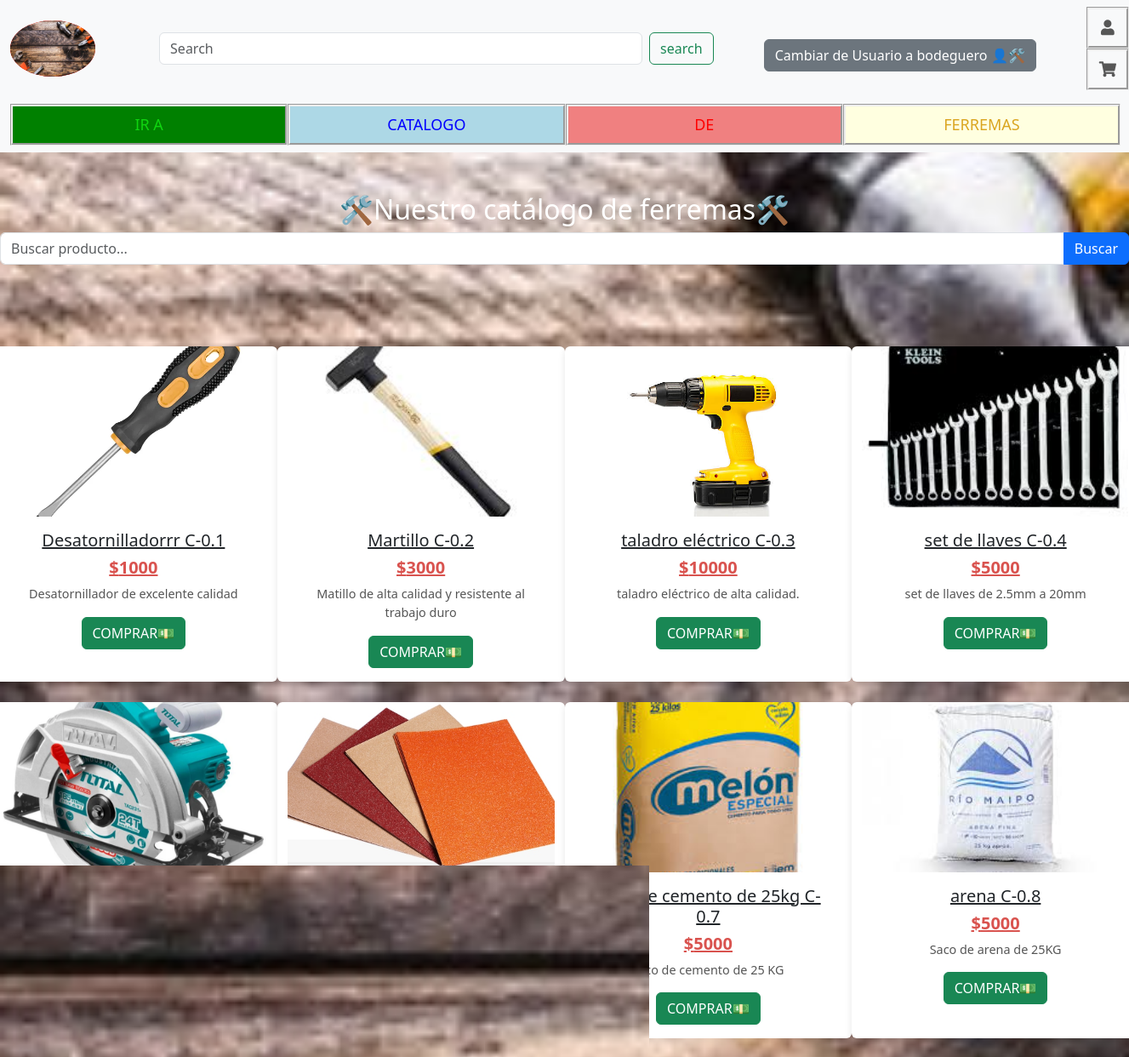
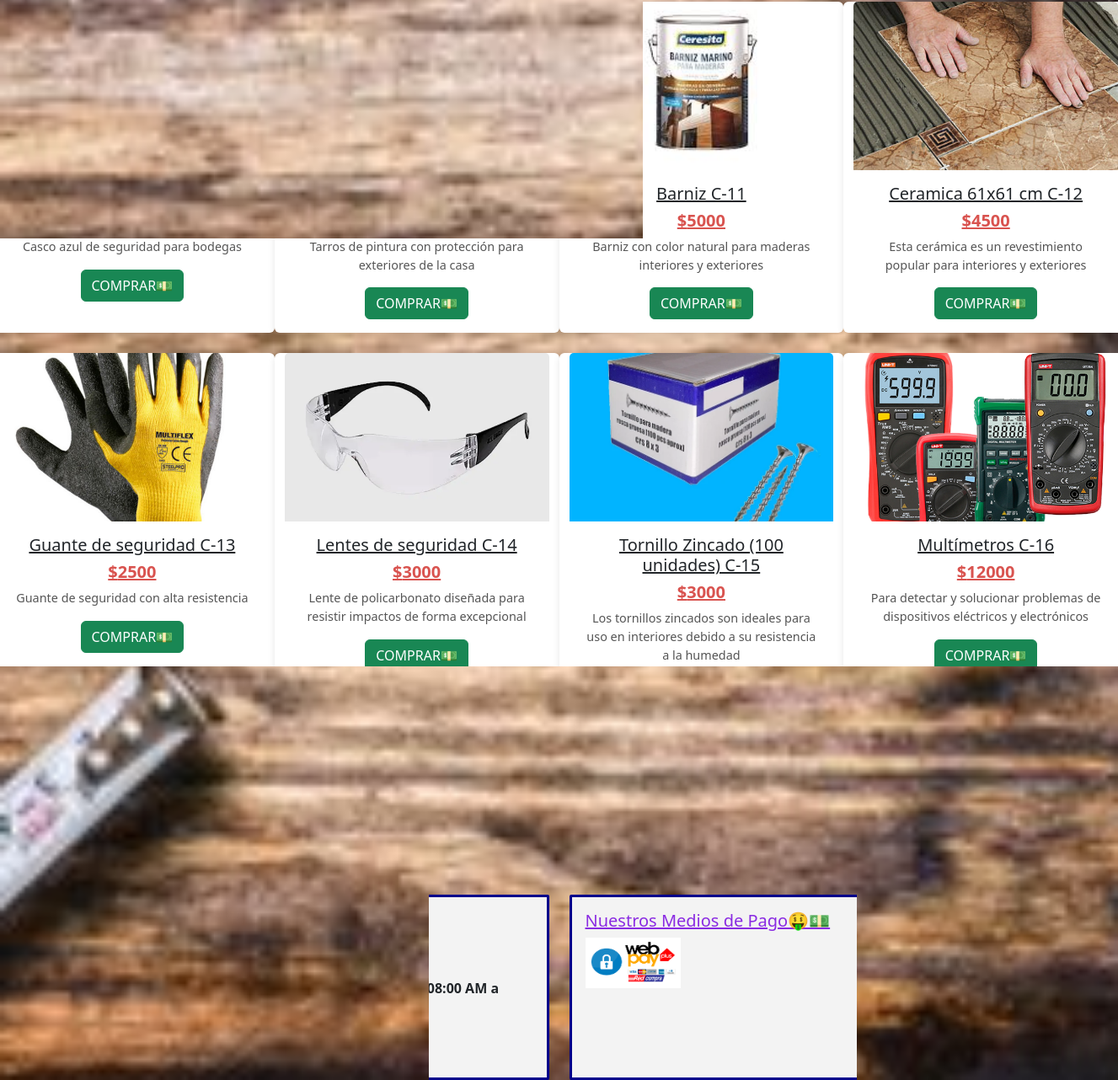
Screenshot of /catalogo/ with the database file from the repository (2 pictures, top to bottom).
### ZonaGamers/models.py (models this page shows, shortened)
class Juego(models.Model):
    nombre = models.CharField(max_length=40)
    precio = models.PositiveBigIntegerField()
    descripcion = models.TextField(max_length=100)
    imagen = models.ImageField(upload_to='juegos/', blank=True, null=True)

### ZonaGamers/views/render_views.py (the view)
# urls.py: path('catalogo/', render_views.catalogo, name="catalogo"),
def catalogo(request):
    query = request.GET.get('q')
    if query:
        juegos = Juego.objects.filter(nombre__icontains=query)
    else:
        juegos = Juego.objects.all()
    context = {
        "juegos": juegos,
        "mensaje_error": None,
    }
    if query and not juegos.exists():
        context["mensaje_error"] = "No se encontraron los productos en el catalogo de ferremas."
    return render(request, 'pages/catalogo.html', context)

### ZonaGamers/context_processors.py (called while the page is built)
def user_context_processor(request):
    print(f'User:  {request.user.username}')
    return {
        'username': request.user.username,
        'is_authenticated': request.user.is_authenticated
    }

### ZonaGamers/templates/pages/catalogo.html (shortened to what this page needs)
{% extends '../base/base.html' %}
{% load static %}
{% block content %}
<div class="container mt-5">
  <div class="row">
      <h2 id="titulo_catalogo" class="text-center" style="color: white;">🛠️Nuestro catálogo de ferremas🛠️</h2>
  </div>
</div>
<div class="row">
    <form method="GET" action="{% url 'catalogo' %}" class="mb-5">
        <div class="input-group">
            <input type="text" class="form-control" name="q" placeholder="Buscar producto...">
            <button class="btn btn-primary" type="submit">Buscar</button>
        </div>
    </form>
</div>
<div class="row mt-5 d-flex card-container">
    {% for juego in juegos %}
    <div class="card card-catalogo col-lg-3 col-md-4 col-6 mb-4 text-center">
        {% if juego.imagen %}
            <img src="{{ juego.imagen.url }}" alt="{{ juego.nombre }}" class="card-img-top img-producto">
        {% else %}
            <img src="{% static 'images/last.avif' %}" alt="{{ juego.nombre }}" class="card-img-top img-producto">
        {% endif %}
        <div class="card-body">
            <h5 class="card-title">{{ juego.nombre }}</h5>
            <h5 class="card-price">${{ juego.precio }}</h5>
            <p class="card-description">{{ juego.descripcion }}</p>
            <a href="{% url 'add_to_cart' juego.id %}" class="btn btn-success btn-block">COMPRAR💵</a>
        </div>
    </div>
    {% empty %}
        <p>No hay juegos disponibles.</p>
    {% endfor %}
</div>
<div class="page-changer-container mt-5 rounded" style="background-color: white;">
    <nav aria-label="Page navigation example" class="mx-auto" style="width: fit-content;">
        <ul class="pagination">
            <li class="page-item"><a class="page-link" href="#">Previous</a></li>
            <li class="page-item"><a class="page-link" href="#">1</a></li>
            <li class="page-item"><a class="page-link" href="#">2</a></li>
            <li class="page-item"><a class="page-link" href="#">3</a></li>
            <li class="page-item"><a class="page-link" href="#">Next</a></li>
        </ul>
    </nav>
</div>
{% endblock %}

### ZonaGamers/static/css/Estilos.css (style rules this page uses)
h5 { text-decoration: underline; }
.img-producto { width: 100%; height: 200px; object-fit: cover; }
.card { border: none; box-shadow: 0 4px 8px rgba(0, 0, 0, 0.1); transition: transform 0.2s; }
.card-description { font-size: 0.9em; color: #555; }
.card-price { color: #d9534f; font-weight: bold; }
.page-changer-container { padding: 1rem; border-radius: 5px; }
.pagination .page-link { border: none; color: #007bff; }

### rows the page displays
Juego: imagen (picture), nombre "Desatornilladorrr C-0.1", precio "1000", descripcion "Desatornillador de excelente calidad"
Juego: imagen (picture), nombre "Martillo C-0.2", precio "3000", descripcion "Matillo de alta calidad y resistente al trabajo duro"
Juego: imagen (picture), nombre "taladro eléctrico C-0.3", precio "10000", descripcion "taladro eléctrico de alta calidad."
Juego: imagen (picture), nombre "set de llaves C-0.4", precio "5000", descripcion "set de llaves de 2.5mm a 20mm"
Juego: imagen (picture), nombre "Sierra C-0.5", precio "15000", descripcion "sierre eléctrica de alto nivel y precisión de cortado"
Juego: imagen (picture), nombre "Set de lijas C-0.6", precio "2000", descripcion "set lija multiuso"
Juego: imagen (picture), nombre "Saco de cemento de 25kg C-0.7", precio "5000", descripcion "saco de cemento de 25 KG"
Juego: imagen (picture), nombre "arena C-0.8", precio "5000", descripcion "Saco de arena de 25KG"
Juego: imagen (picture), nombre "Casco de seguridad C-0.9", precio "3500", descripcion "Casco azul de seguridad para bodegas"
Juego: imagen (picture), nombre "Tarro de pintura C-10", precio "7000", descripcion "Tarros de pintura con protección para exteriores de la casa"
Juego: imagen (picture), nombre "Barniz C-11", precio "5000", descripcion "Barniz con color natural para maderas interiores y exteriores"
Juego: imagen (picture), nombre "Ceramica 61x61 cm C-12", precio "4500", descripcion "Esta cerámica es un revestimiento popular para interiores y exteriores"
Juego: imagen (picture), nombre "Guante de seguridad C-13", precio "2500", descripcion "Guante de seguridad con alta resistencia"
Juego: imagen (picture), nombre "Lentes de seguridad C-14", precio "3000", descripcion "Lente de policarbonato diseñada para resistir impactos de forma excepcional"
Juego: imagen (picture), nombre "Tornillo Zincado (100 unidades) C-15", precio "3000", descripcion "Los tornillos zincados son ideales para uso en interiores debido a su resistencia a la humedad"
Juego: imagen (picture), nombre "Multímetros C-16", precio "12000", descripcion "Para detectar y solucionar problemas de dispositivos eléctricos y electrónicos"
